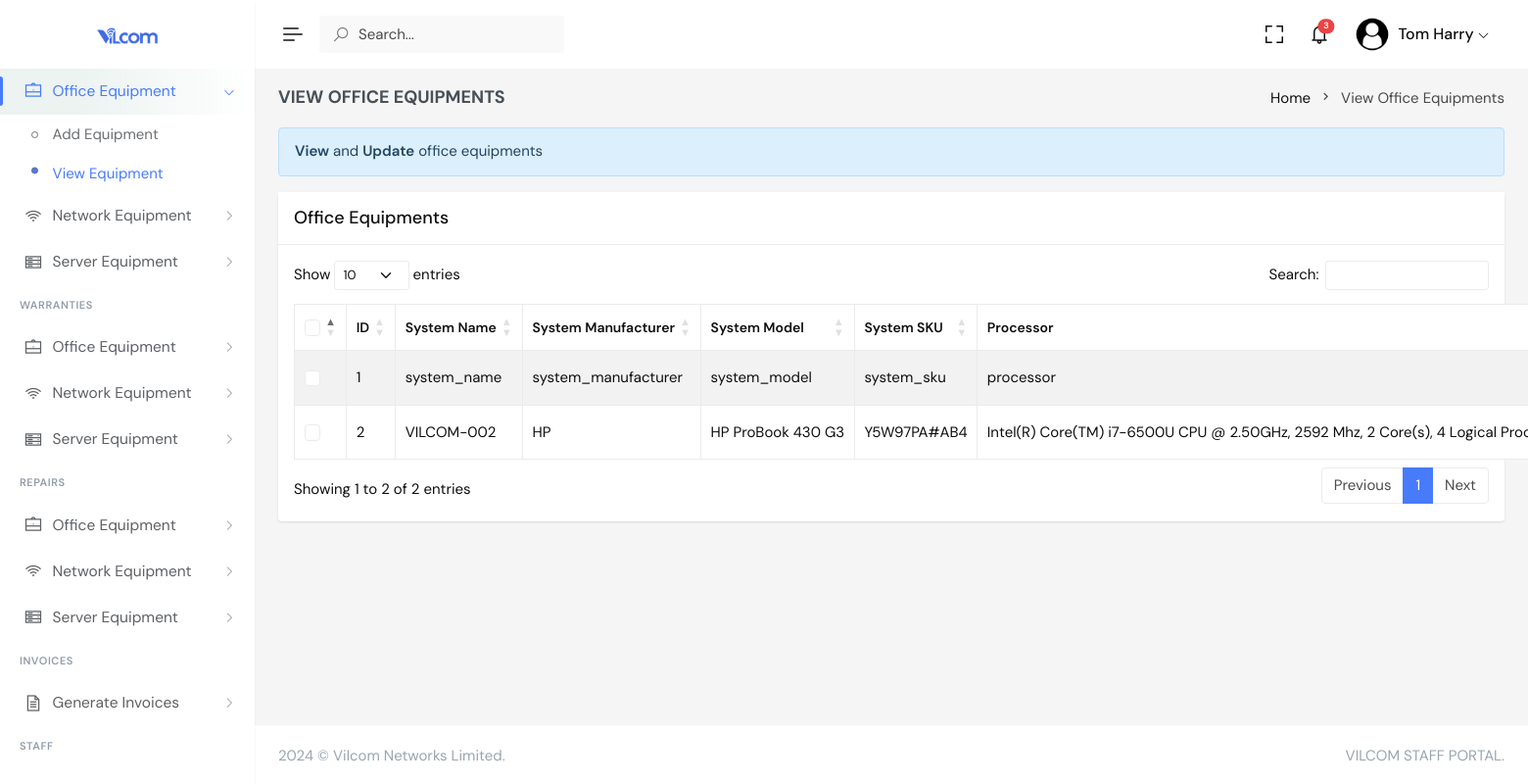
The app's page /view_equipment.php (signed in) with its own data.
### tables this page shows
CREATE TABLE `office_equipment` (
  `equipment_id` int(11) NOT NULL,
  `system_name` text DEFAULT NULL,
  `system_manufacturer` text DEFAULT NULL,
  `system_model` text DEFAULT NULL,
  `system_sku` text DEFAULT NULL,
  `processor` text DEFAULT NULL,
  `baseboard_product` text DEFAULT NULL,
  `installed_ram` text DEFAULT NULL,
  `storage_medium` text DEFAULT NULL,
  `serial_number` text DEFAULT NULL,
  `charger` text DEFAULT NULL,
  `mouse_assigned` varchar(30) DEFAULT NULL,
  `date_issued` date DEFAULT NULL,
  `purchase_cost` decimal(19,2) DEFAULT NULL,
  `origin` varchar(30) DEFAULT NULL,
  `user_id` int(11) NOT NULL,
  `updated_at` timestamp NULL DEFAULT current_timestamp()
);

### api/MySql.php (called while the page is built, shortened)
<?php
class MySql {
    protected $host = DB_HOST;
    protected $user = DB_USER;
    protected $pass = DB_PASSWORD;
    protected $dbName = DB_NAME;
    protected $sql;
    protected $converterUtf8 = true;
    protected $uppercase = false;
    protected $connection;
    private function connect(): bool {
        try {
            $this->connection = new PDO("mysql:host={$this->host};dbname={$this->dbName}", $this->user, $this->pass);
            return true;
        } catch (PDOException $e) {
            echo "Error: " . $e->getMessage() . "<br/>";
            die();
        }
    }
    public function setSqlScript(string $sql, bool $complementation = false): void {
        $patterns = [
            "/''/", "/' '/", "/\" \"/", "/\"\"/",
            "/\"null\"/", "/\"NULL\"/", "/'null'/", "/'NULL'/",
            "/,[ \t\n\r\f\v]*,/", "/,,/", "/, ,/", "/=[ \t\n\r\f\v]*,/"
        ];
        $sql = preg_replace($patterns, "null", $sql);
        if ($complementation) {
            $this->sql .= $sql . "; \n";
        } else {
            $this->sql = $sql;
        }
    }
    public function select(string $sql): array {
        $pdo = $this->connection;
        $db = $pdo->prepare($this->sql);
        $result = $db->execute();
        if ($result) {
            $data = $db->fetchAll(PDO::FETCH_ASSOC);
            $return = [];
            foreach ($data as $key => $reg) {
                foreach ($reg as $campo => $val) {
                    $val = $this->converterUtf8 ? mb_convert_encoding($val, 'UTF-8', 'UTF-8') : $val;
                    $return[$key][$campo] = $this->uppercase ? strtoupper($val) : $val;
                }
            }
            return $return;
        } else {
            $this->error = $db->errorInfo();
            $this->error['sql'] = $this->sql;
            die($this->getErros());
        }
    }
}
?>

### view_equipment.php (the view, shortened to what this page needs)
<?php
 include "header.php";
 $selectQuery="SELECT * FROM Office_Equipment";
 $dbSelect=$db->select($selectQuery);
?>
        <div class="main-content">
            <div class="page-content">
                <div class="container-fluid">
                    <div class="row">
                        <div class="col-12">
                            <div class="page-title-box d-sm-flex align-items-center justify-content-between">
                                <h4 class="mb-sm-0">VIEW OFFICE EQUIPMENTS</h4>
                                <div class="page-title-right">
                                    <ol class="breadcrumb m-0">
                                        <li class="breadcrumb-item"><a href="javascript: void(0);">Home</a></li>
                                        <li class="breadcrumb-item active">View Office Equipments</li>
                                    </ol>
                                </div>
                            </div>
                        </div>
                    </div>
                    <div class="alert alert-info" role="alert">
                        <strong>View</strong> and <b>Update</b> office equipments
                    </div>
                    <div class="row">
                        <div class="col-lg-12">
                            <div class="card">
                                <div class="card-header">
                                    <h5 class="card-title mb-0">Office Equipments</h5>
                                </div>
                                <div class="card-body">
                                    <table id="example" class="table table-bordered dt-responsive nowrap table-striped align-middle" style="width:100%">
                                        <thead>
                                            <tr>
                                                <th scope="col" style="width: 10px;">
                                                    <div class="form-check">
                                                        <input class="form-check-input fs-15" type="checkbox" id="checkAll" value="option">
                                                    </div>
                                                </th>
                                                <th data-ordering="false">ID</th>
                                                <th data-ordering="false">System Name</th>
                                                <th data-ordering="false">System Manufacturer</th>
                                                <th data-ordering="false">System Model</th>
                                                <th data-ordering="false">System SKU</th>
                                                <th>Processor</th>
                                            </tr>
                                        </thead>
                                        <tbody>
                                            <?php
                                            if(count($dbSelect)){
                                                foreach($dbSelect as $row){
                                            ?>
                                            <tr>
                                                <th scope="row">
                                                    <div class="form-check">
                                                        <input class="form-check-input fs-15" type="checkbox" name="checkAll" value="option1">
                                                    </div>
                                                </th>
                                                <td><?php echo $row['equipment_id'];?></td>
                                                <td><?php echo $row['system_name'];?></td>
                                                <td><?php echo $row['system_manufacturer'];?></td>
                                                <td><?php echo $row['system_model'];?></td>
                                                <td><?php echo $row['system_sku'];?></td>
                                                <td><?php echo $row['processor'];?></td>
                                            </tr>
                                            <?php
                          }
                      }
                      else
                      {
                          echo "Oops :( No Data Found";
                      }
                      ?>
                                        </tbody>
                                    </table>
                                </div>
                            </div>
                        </div>
                    </div>
                </div>
            </div>
            <?php
            include "footer.php";
            ?>

### records on screen
office_equipment: equipment_id "1", system_name "system_name", system_manufacturer "system_manufacturer", system_model "system_model", system_sku "system_sku", processor "processor"
office_equipment: equipment_id "2", system_name "VILCOM-002", system_manufacturer "HP", system_model "HP ProBook 430 G3", system_sku "Y5W97PA#AB4", processor "Intel(R) Core(TM) i7-6500U CPU @ 2.50GHz, 2592 Mhz, 2 Core(s), 4 Logical…"

### other values on screen
$un1 "Tom"
$un2 "Harry"
